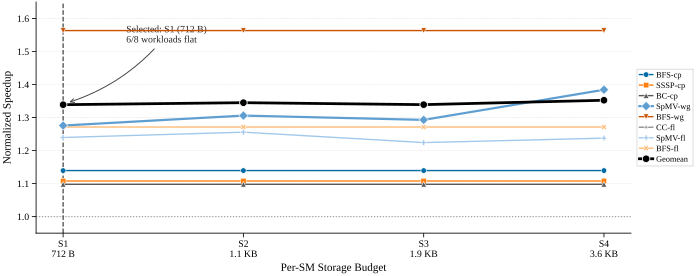

The script that drew this image:
#!/usr/bin/env python3
"""
Proto R2 S2 — Storage Budget Sensitivity (LINE PLOT with annotation).

Shows IPC speedup at four storage budgets (S1=712B, S2=1.1KB, S3=1.9KB,
S4=3.6KB) for 8 representative workloads. The key insight is that 6/8
workloads are essentially flat (no benefit from larger storage); only
SpMV-wg shows clear improvement with larger CT/PRB capacity. The
recommended S1 is annotated with an arrow.

Data source: sensitivity_ablation_experiments.md §Exp-D IPC table.
"""

import sys
from pathlib import Path
import numpy as np

_REPO = Path(__file__).resolve().parents[4]  # -> /workspace/prefetch
sys.path.insert(0, str(_REPO / "ima_plan/07_paper_outline/plot_style"))

from plot_util import apply_style, figsize_full, save_fig, CB10  # noqa: E402
import matplotlib.pyplot as plt  # noqa: E402

apply_style()

# ── Workloads ────────────────────────────────────────────────────────────────

WORKLOADS = [
    "bfs_cit_dir", "sssp_cit_dir", "bc_cit_dir", "spmv_web_sym",
    "bfs_web_sym", "cc_flickr_sym", "spmv_flickr_sym", "bfs_flickr_sym",
]
SHORT = ["BFS-cp", "SSSP-cp", "BC-cp", "SpMV-wg", "BFS-wg", "CC-fl", "SpMV-fl", "BFS-fl"]

# ── Baseline IPC ─────────────────────────────────────────────────────────────

BASELINE_IPC = {
    "bfs_cit_dir":     5.3349,
    "sssp_cit_dir":    5.9499,
    "bc_cit_dir":     95.2826,
    "spmv_web_sym":  129.6846,
    "bfs_web_sym":     7.3528,
    "cc_flickr_sym":  46.8674,
    "spmv_flickr_sym": 79.2566,
    "bfs_flickr_sym":  9.7943,
}

# ── Exp-D: Storage IPC (S1, S2, S3, S4) ─────────────────────────────────────

STORAGE_IPC = {
    "bfs_cit_dir":     (6.0789, 6.0789, 6.0789, 6.0789),
    "sssp_cit_dir":    (6.5920, 6.5920, 6.5920, 6.5920),
    "bc_cit_dir":      (104.6116, 104.6116, 104.6116, 104.6116),
    "spmv_web_sym":    (165.4689, 169.3697, 167.6819, 179.5210),
    "bfs_web_sym":     (11.4964, 11.4964, 11.4964, 11.4964),
    "cc_flickr_sym":   (111.1339, 111.1339, 111.1339, 111.1339),
    "spmv_flickr_sym": (98.2555, 99.5312, 97.0296, 98.1003),
    "bfs_flickr_sym":  (12.4521, 12.4521, 12.4521, 12.4521),
}

STORAGE_LABELS = ["S1\n712 B", "S2\n1.1 KB", "S3\n1.9 KB", "S4\n3.6 KB"]
STORAGE_BYTES = [712, 1126, 1946, 3686]  # informational only

# ── Convert IPC -> Normalized Speedup (1.0 = baseline) ──────────────────────

speedup_norm = {}
for wl in WORKLOADS:
    base = BASELINE_IPC[wl]
    speedup_norm[wl] = tuple(ipc / base for ipc in STORAGE_IPC[wl])

# Geomean across workloads at each storage budget
geomean_norm = []
for si in range(len(STORAGE_LABELS)):
    vals = np.array([speedup_norm[wl][si] for wl in WORKLOADS])
    geomean_norm.append(float(np.exp(np.mean(np.log(vals)))))

# ── Build Figure ─────────────────────────────────────────────────────────────

fig, ax = plt.subplots(figsize=figsize_full(aspect=0.40), constrained_layout=True)

MARKERS = ["o", "s", "^", "D", "v", "*", "P", "X"]
COLORS = [CB10[0], CB10[1], CB10[3], CB10[4], CB10[5], CB10[6], CB10[7], CB10[8]]

x_pos = np.arange(len(STORAGE_LABELS))

# Per-workload lines. Highlight SpMV-wg (the counterexample) with thicker line.
for i, wl in enumerate(WORKLOADS):
    is_spmv_wg = (wl == "spmv_web_sym")
    ax.plot(
        x_pos, speedup_norm[wl],
        marker=MARKERS[i], color=COLORS[i],
        markersize=4.8 if is_spmv_wg else 4.0,
        linewidth=1.6 if is_spmv_wg else 1.0,
        markeredgecolor="white", markeredgewidth=0.4,
        label=SHORT[i],
        zorder=8 if is_spmv_wg else 5,
    )

# Geomean line in bold black
ax.plot(
    x_pos, geomean_norm,
    marker="o", color="black",
    markersize=5.5, linewidth=2.0,
    markeredgecolor="white", markeredgewidth=0.6,
    label="Geomean", zorder=10,
)

# Baseline reference
ax.axhline(1.0, color="#888888", linewidth=0.8, linestyle=":", zorder=0)

# Y-limits leave headroom for annotation
ymin, ymax = 0.95, 1.65
ax.set_ylim(ymin, ymax)

# Highlight selected S1
sel_idx = 0
ax.axvline(sel_idx, color="#444444", linewidth=0.9, linestyle="--", zorder=1)

# Arrow annotation pointing at the S1 geomean point.
# Place text in upper-left so the arrow stays inside the empty top area
# and does not cross the SpMV-wg line.
ax.annotate(
    "Selected: S1 (712 B)\n6/8 workloads flat",
    xy=(sel_idx + 0.02, geomean_norm[0] + 0.005),
    xytext=(sel_idx + 0.35, 1.55),
    fontsize=7, color="#222222",
    arrowprops=dict(arrowstyle="->", color="#444444", lw=0.7,
                    connectionstyle="arc3,rad=-0.15"),
    ha="left", va="center",
    bbox=dict(boxstyle="round,pad=0.25", facecolor="white",
              edgecolor="none", alpha=0.85),
)

# Axes
ax.set_xticks(x_pos)
ax.set_xticklabels(STORAGE_LABELS, fontsize=7)
ax.set_xlabel("Per-SM Storage Budget", fontsize=8)
ax.set_ylabel("Normalized Speedup", fontsize=8)
ax.tick_params(axis="y", labelsize=7)

# Legend outside (right)
ax.legend(
    fontsize=6, loc="center left", bbox_to_anchor=(1.01, 0.5),
    ncol=1, frameon=True, framealpha=0.95, handlelength=1.6,
    columnspacing=0.8, labelspacing=0.35, borderaxespad=0,
)

# ── Save & Close ─────────────────────────────────────────────────────────────

out_dir = Path(__file__).resolve().parent
save_fig(fig, "proto_r2_s2_storage", out_dir)
plt.close(fig)

# ── Console summary ──────────────────────────────────────────────────────────

print("Storage Budget Sensitivity (Normalized Speedup vs baseline)")
print(f"{'Workload':<18} " + "  ".join(f"{lbl.replace(chr(10), ' '):<10}" for lbl in STORAGE_LABELS))
for i, wl in enumerate(WORKLOADS):
    row = "  ".join(f"{speedup_norm[wl][si]:.3f}     " for si in range(len(STORAGE_LABELS)))
    print(f"{SHORT[i]:<18} {row}")
print(f"{'Geomean':<18} " + "  ".join(f"{g:.3f}     " for g in geomean_norm))

# Quick flat-vs-varying tally
flat_count = sum(1 for wl in WORKLOADS if max(speedup_norm[wl]) - min(speedup_norm[wl]) < 1e-4)
print(f"\nFlat workloads (no variance): {flat_count}/{len(WORKLOADS)}")
print(f"Saved to {out_dir}/proto_r2_s2_storage.{{pdf,svg}}")
